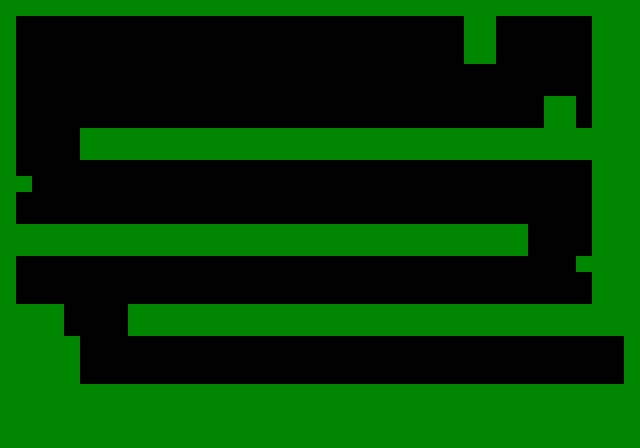

Tiled map render using the project's own tile images. Description and the map definition, with tile-layer contents summarised, below:
An orthogonal 40x28 tile map with 16x16 px tiles, 1 tile layer (layer 2), 2 hidden layers not drawn, 2 tilesets.

<map version="1.0" tiledversion="1.0.2" orientation="orthogonal" renderorder="right-down" width="40" height="28" tilewidth="16" tileheight="16" nextobjectid="1">
 <tileset firstgid="1" name="tileset" tilewidth="16" tileheight="16" tilecount="288" columns="24">
  <image source="../environment/tileset.png" trans="000000" width="384" height="192" />
  <terraintypes>
   <terrain name="grotte" tile="205" />
  </terraintypes>
  <tile id="89" terrain="0,0,,0" />
  <tile id="91" terrain="0,0,0," />
  <tile id="181" terrain=",,,0" />
  <tile id="182" terrain=",,0,0" />
  <tile id="183" terrain=",,0,0" />
  <tile id="184" terrain=",,0," />
  <tile id="205" terrain=",0,,0" />
  <tile id="206" terrain="0,0,0,0" />
  <tile id="208" terrain="0,,0," />
  <tile id="229" terrain=",0,,0" />
  <tile id="230" terrain="0,0,0,0" />
  <tile id="232" terrain="0,,0," />
  <tile id="248" terrain=",0,0,0" />
  <tile id="250" terrain="0,,0,0" />
  <tile id="253" terrain=",0,," />
  <tile id="254" terrain="0,0,," />
  <tile id="255" terrain="0,0,," />
  <tile id="256" terrain="0,,," />
 </tileset>
 <tileset firstgid="289" name="walls" tilewidth="16" tileheight="16" tilecount="80" columns="10">
  <image source="../environment/walls.png" trans="000000" width="160" height="128" />
  <terraintypes>
   <terrain name="background_rock" tile="52" />
  </terraintypes>
  <tile id="22" terrain="0,0,0,0" />
 </tileset>
 <layer name="layer 1" width="40" height="28" visible="0">
  <data>[1120 cells, 1081 non-empty, 19 distinct tile ids]</data>
 </layer>
 <layer name="layer 2" width="40" height="28">
  <data>[1120 cells, 502 non-empty, 1 distinct tile ids]</data>
 </layer>
 <layer name="layer 3" width="40" height="28" visible="0">
  <data>[1120 cells, 770 non-empty, 37 distinct tile ids]</data>
 </layer>
</map>
